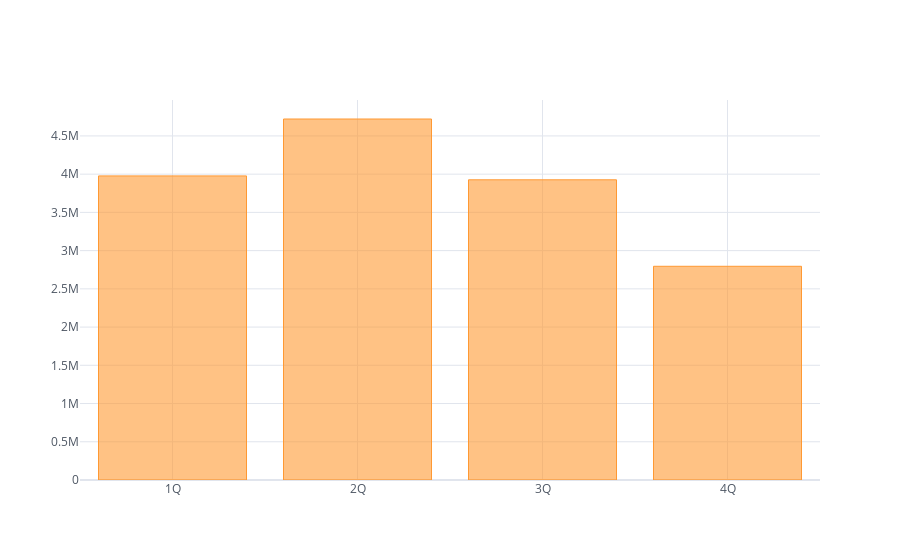

This figure's notebook cell:
### Code cell
merged_order_payment_quarter.iplot(kind='bar', theme='white')

### Figure 1 — Plotly figure (JSON) as saved in the notebook; plotly's stock layout.template omitted (floating-point values rounded to 4 significant figures)
{"data": [{"marker": {"color": "rgba(255, 153, 51, 0.6)", "line": {"color": "rgba(255, 153, 51, 1.0)", "width": 1}}, "name": "payment_value", "orientation": "v", "text": "", "type": "bar", "x": ["1Q", "2Q", "3Q", "4Q"], "y": [3977000.0, 4721000.0, 3926000.0, 2795000.0]}], "layout": {"legend": {"bgcolor": "#FFFFFF", "font": {"color": "#4D5663"}}, "paper_bgcolor": "#FFFFFF", "plot_bgcolor": "#FFFFFF", "title": {"font": {"color": "#4D5663"}}, "xaxis": {"gridcolor": "#E1E5ED", "showgrid": true, "tickfont": {"color": "#4D5663"}, "title": {"font": {"color": "#4D5663"}, "text": ""}, "zerolinecolor": "#E1E5ED"}, "yaxis": {"gridcolor": "#E1E5ED", "showgrid": true, "tickfont": {"color": "#4D5663"}, "title": {"font": {"color": "#4D5663"}, "text": ""}, "zerolinecolor": "#E1E5ED"}}}
